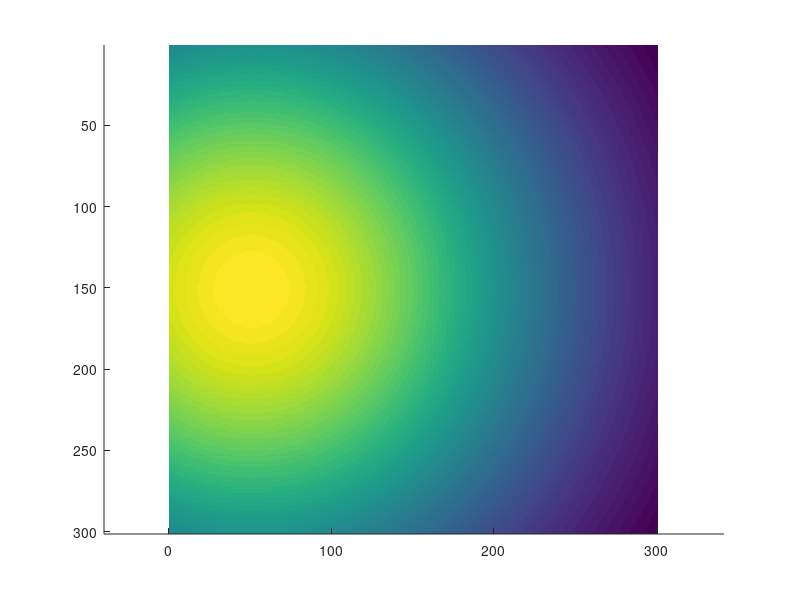
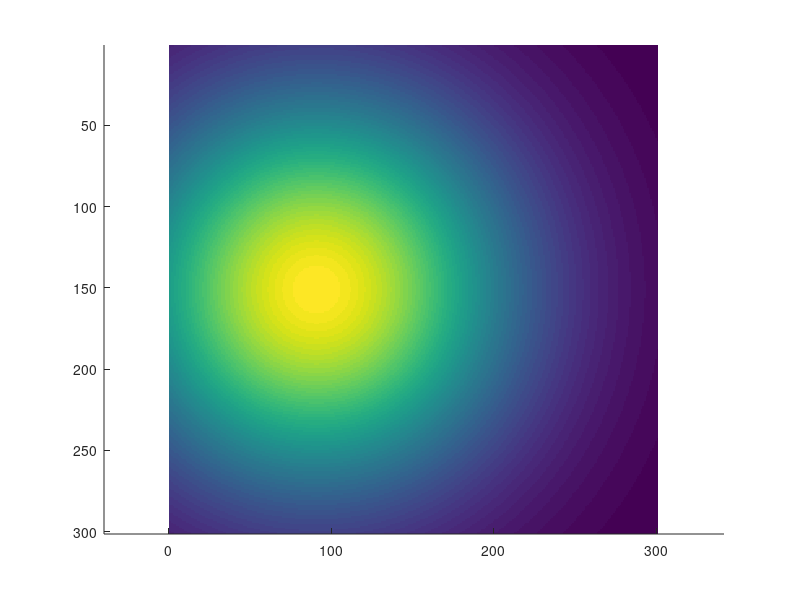
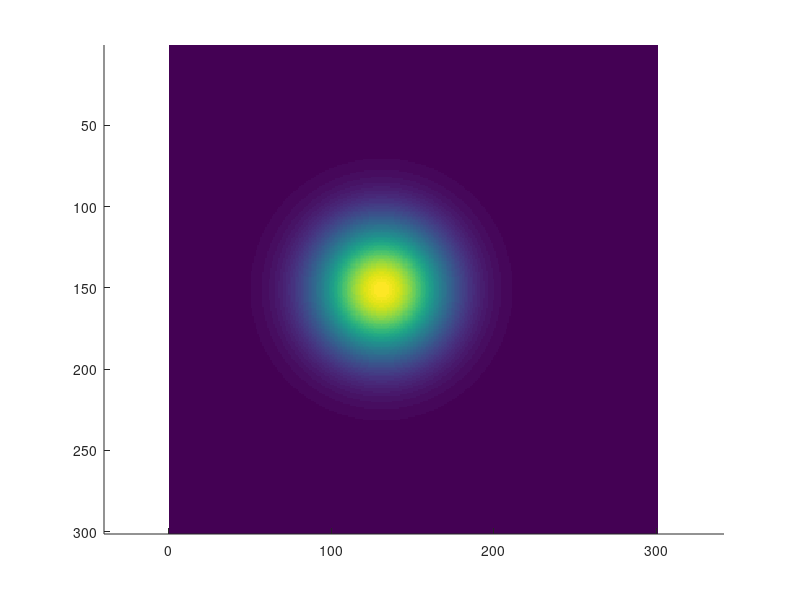
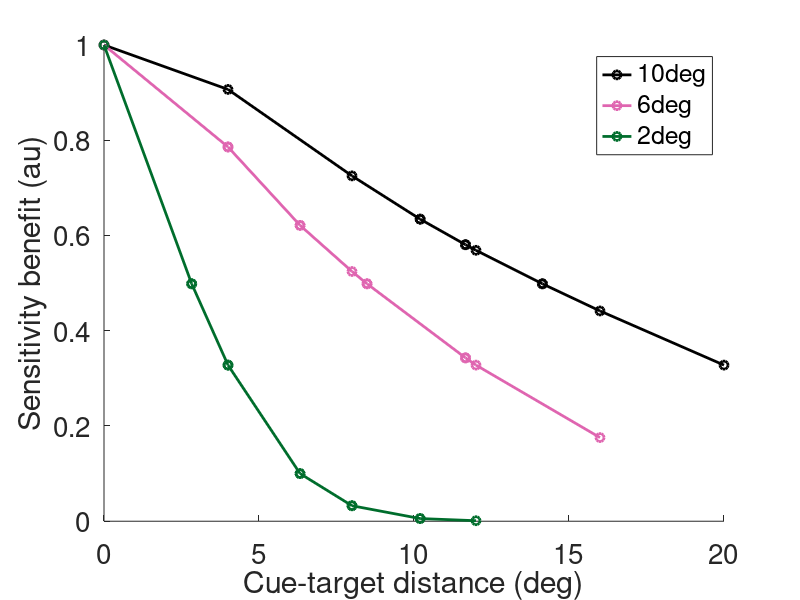

These charts were generated, in order, by the following MATLAB code: (Note: this script raises an error after producing the figures.)
close all
% simulate results for exo spread experiment:

attentional_spread_type = 'polar_angle_differs';
cue_locations = [-10, 0; 10, 0; 0, 10; 0, -10;...
    -6, 0; 6, 0; 0, 6; 0, -6;...
    -2, 0; 2, 0; 0, 2; 0, -2];

target_locations = [-10, 0; 10, 0; 0, 10; 0, -10;...
    -6, 0; 6, 0; 0, 6; 0, -6;...
    -2, 0; 2, 0; 0, 2; 0, -2];

cue_locations(cue_locations(:,1) == 0 & cue_locations(:,2) < 0, 3) = 1; % lower vertical meridian
cue_locations(cue_locations(:,1) == 0 & cue_locations(:,2) > 0, 3) = 2; % upper vertical meridian
cue_locations(cue_locations(:,2) == 0 & cue_locations(:,1) < 0, 3) = 3; % left horizontal meridian
cue_locations(cue_locations(:,2) == 0 & cue_locations(:,1) > 0, 3) = 4; % right horizontal meridian

target_locations(target_locations(:,1) == 0 & target_locations(:,2) < 0, 3) = 1;
target_locations(target_locations(:,1) == 0 & target_locations(:,2) > 0, 3) = 2;
target_locations(target_locations(:,2) == 0 & target_locations(:,1) < 0, 3) = 3;
target_locations(target_locations(:,2) == 0 & target_locations(:,1) > 0, 3) = 4;

% calculate the distance between each cue and target pair:

distance_from_cue = zeros(length(cue_locations), length(target_locations));
meridional_correspondence = zeros(length(cue_locations), length(target_locations));
for cue_id = 1:size(cue_locations, 1)
    for target_id = 1:size(target_locations, 1)
        cue_meridian = cue_locations(cue_id, 3);
        target_meridian = target_locations(target_id, 3);
        distance_from_cue(cue_id, target_id) = sqrt((cue_locations(cue_id, 1) - target_locations(target_id, 1)).^2 + ...
            (cue_locations(cue_id, 2) - target_locations(target_id, 2)).^2);
        meridional_correspondence(cue_id, target_id) = cue_meridian - target_meridian;
    end
end

% create the spatial grid to define the attentional spread over:
degree_vals = -15:0.1:15;
[X, Y] = meshgrid(degree_vals);
Y = -1 * Y;
y_vec = reshape(Y, size(Y, 1) * size(Y, 2), []);
x_vec = reshape(X, size(X, 1) * size(X, 2), []);
cart_locations = [x_vec, y_vec];

attentional_response = zeros(length(cue_locations), length(target_locations));

for cue = 1:length(cue_locations)

    center_x = cue_locations(cue,1);
    center_y = cue_locations(cue,2);
    meridian = cue_locations(cue,3);
    cue_eccen = sqrt(center_x.^2 + center_y.^2);

    switch attentional_spread_type
        case 'equal_spread'
            sigma = 2;
        case 'eccentricity_differs'
            sigma = cue_eccen * 1.5;
        case 'polar_angle_differs'
            if meridian == 1 %LVM
                sigma = cue_eccen * 0.5;
            elseif meridian == 2 %UVM
                sigma = cue_eccen * 1.5;
            elseif meridian == 3 % LHM
                sigma = cue_eccen * 1.4;
            elseif meridian == 4 % RHM
                sigma = cue_eccen * 1.8;
            end
    end
    % Attentional spread centered at the cue location, as a 2dimensional
    % Gaussian

    attention_field = exp(-((X-center_x).^2+ (Y - center_y).^2)./ (2 * sigma.^2));

    if cue == 1 || cue == 5 || cue == 9
        figure; imagesc(attention_field); axis equal; box off; set(gcf,'color','w', 'Position', [0,0,300,300]);
    end
    attention_field_temp = reshape(attention_field, size(attention_field, 1) * size(attention_field,2), []);
    exo_att_field = attention_field_temp;

    for target = 1:length(target_locations)
        curr_target_position = target_locations(target, 1:2);
        attentional_response(cue, target) = exo_att_field(dsearchn(cart_locations, curr_target_position));
    end
end


%% Visualize
cmap =  [0,0,0;
    223,101,176;...
    0,109,44]/255;

same_ecc_indices = [1, 2, 3, 4;...
    5, 6, 7, 8;...
    9, 10, 11, 12];
titles = {'10deg', '6deg','2deg'};

% average the results based on eccentricity:
figure;
for eccen = 1:size(same_ecc_indices,1)
    plot(mean(sort(distance_from_cue(same_ecc_indices(eccen,:),:)', 'ascend'),2),...
        mean(sort(attentional_response(same_ecc_indices(eccen,:),:)', 'descend'),2), '-o', 'color',cmap(eccen,:), 'LineWidth',2)
    hold on
    box off
    set(gca,'fontsize', 20)
    ylim([0, 1])
end
ylabel('Sensitivity benefit (au)')
xlabel('Cue-target distance (deg)')
legend(titles)
set(gcf,'color','w')
set(gcf,'position',[0,0,300,300])


titles = {'LHM','RHM','UVM','LVM'};
figure;
for polar_ang = 1:4
    subplot(4,1,polar_ang)
    pp = plot(sort(distance_from_cue(polar_ang:4:end,:)', 'ascend'),...
        sort(attentional_response(polar_ang:4:end,:)', 'descend'), '-o', 'LineWidth',2);
    for ii = 1:length(pp)
        pp(ii).Color = cmap(ii,:);
    end
    box off
    set(gca,'fontsize', 20)
    title(titles{polar_ang})
    if polar_ang == 1
        ylabel('Sensitivity benefit (au)')
        xlabel('Cue-target distance (deg)')
    end
end
set(gcf,'color','w')
set(gcf,'position',[0,0,300,600])
